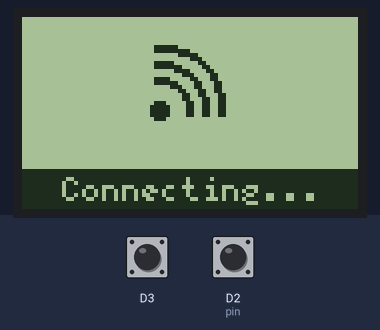
Simulated run of this program. Board: ESP8266 (NodeMCU). Shown: 84×48 one-colour display. The test bench sets the inputs (shaded band); at power-on: D2 (pin) HIGH, D3 HIGH. WiFi joins after 1.5 s; servers stay silent unless stated; network time is answered at once with the bench clock; the local clock reads 2024-03-15 10:24:30 at power-on unless the program sets it.

Above: at 1.2 s.
1.3 s: D2 (pin) pulled LOW for 1 s
At 2.3 s:
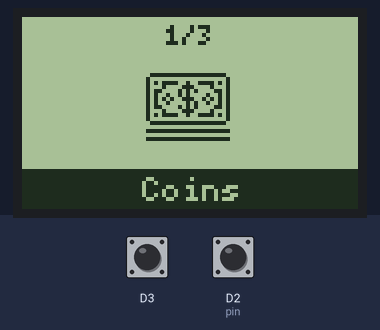
3.8 s: D3 pulled LOW for 0.15 s
At 4.5 s:
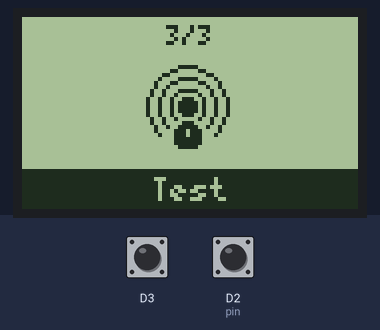
5.4 s: D3 pulled LOW for 1 s
At 6.6 s:
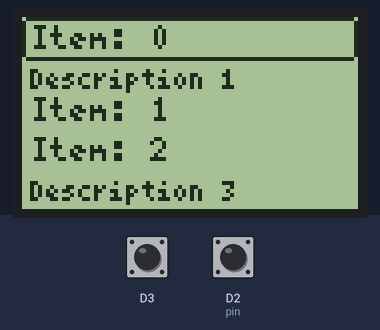
7.9 s: D2 (pin) pulled LOW for 0.15 s
At 8.9 s:
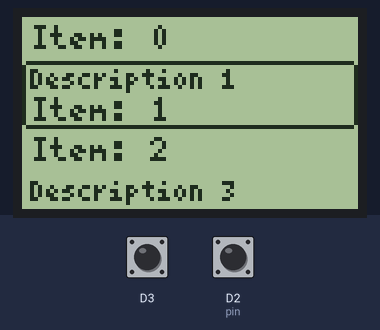
9.5 s: D2 (pin) pulled LOW for 3.2 s
At 11.0 s:
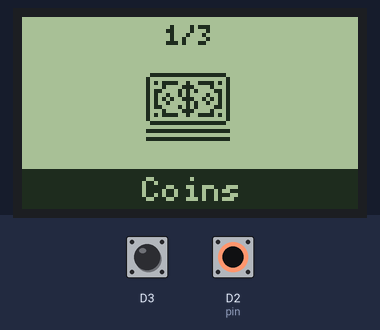
14.2 s: D3 pulled LOW for 3.2 s
At 15.2 s:
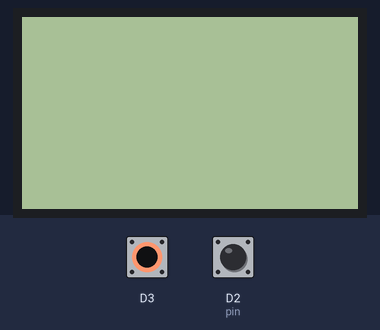
Timing chart, 0 to 17.2 s (numbered marks = the images above; inputs shaded):
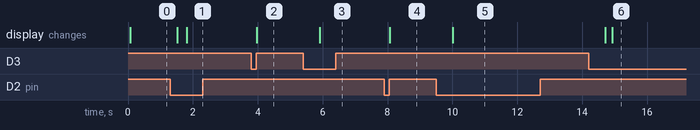

The program:

main.cpp
```cpp
#include <Arduino.h>
#include <ESP8266WiFi.h>
#include "conf.hpp"
#include "ui.hpp"
#include "screens/screens.hpp"
#include "ntptime.hpp"
#include "scheduler.hpp"

void setup() {
  Serial.begin(9600);
  WiFi.begin(AppConfig.WifiName, AppConfig.WifiPassword);
  NtpTime.begin();
  AppUI.begin();
}

void loop() {
  TS.update();
  for (auto &fn : MainLoops) {
    fn();
    yield();
  }
}
```

conf.hpp
```cpp
#pragma once

struct AppConfigType {
  const char* WifiName;
  const char* WifiPassword;
};

const AppConfigType AppConfig = {
  .WifiName = "BachNX",
  .WifiPassword = "idontgiveafuck",
};
```

corelib.hpp
```cpp
#pragma once

#include <memory>
#include <ESP8266WiFi.h>
#include <ESP8266HTTPClient.h>
#include <ArduinoJson.h>

namespace httpc {
  WiFiClient socket;
  String get(const char *url) {
    HTTPClient http_client;
    http_client.begin(socket, url);

    if (http_client.GET() < 0) {
      return "";
    }

    String response = http_client.getString();

    return response;
  }
}

namespace core
{
  struct Coin {
    char name[20];
    char symbol[8];
    double current_price;
  };

  class CoreLib_
  {
    public:
    std::vector<Coin> get_coins() {
      std::vector<Coin> coins;
      String response = httpc::get("http://espstation.app.matmang.xyz/coins");

      if (response.length()) {
        DynamicJsonDocument doc(response.length() * 2);
        deserializeJson(doc, response.c_str());
        coins.reserve(doc.size());
        for (size_t i = 0; i < doc.size(); i++) {
          JsonObject obj = doc[i];
          Coin coin;
          strcpy(coin.name, obj["name"].as<const char*>());
          strcpy(coin.symbol, obj["symbol"].as<const char*>());
          coin.current_price = obj["current_price"].as<double>();
          coins.emplace_back(coin);
        }
      }

      return coins;
    }
  };
}

core::CoreLib_ CoreLib;
```

ntptime.hpp
```cpp
#pragma once

#include <Arduino.h>
#include <WiFiUdp.h>
#include <NTPClient.h>

class NtpTime_
{
private:
  WiFiUDP ntpUdp;
  NTPClient ntp = NTPClient(ntpUdp, 7 * 60 * 60);

  void __tick() {
    ntp.update();
  }

public:
  void begin() {
    ntp.setUpdateInterval(60 * 1000);
    ntp.begin();
    MainLoops.emplace_back([this] { __tick(); });
  }

  String get_time_string() {
    return ntp.getFormattedTime();
  }

  String get_date_string() {
    time_t epoch = ntp.getEpochTime();
    tm *now = localtime(&epoch);
    char buffer[32];
    sprintf(buffer, "%04d-%02d-%02d", now->tm_year + 1900, now->tm_mon + 1, now->tm_mday);

    return String(buffer);
  }
};

NtpTime_ NtpTime;
```

scheduler.hpp
```cpp
#pragma once

#include "TickerScheduler.h"

TickerScheduler TS(8);
std::vector<std::function<void()>> MainLoops;
```

base.hpp
```cpp
#pragma once

#include <memory>
#include <Arduino.h>
#include "ui.hpp"

namespace appui
{
  const uint8_t *get_font_default()
  {
    return u8g2_font_5x7_tf;
  }

  const uint8_t *get_font_small()
  {
    return u8g2_font_4x6_tf;
  }

  const uint8_t *get_font_icon_16()
  {
    return u8g2_font_open_iconic_all_1x_t;
  }

  const uint8_t *get_font_icon_21()
  {
    return u8g2_font_streamline_all_t;
  }

  enum ScreenName
  {
    Loading,
    Menu,
    Coins,
    CoinInfo,
    Test,
  };

  enum KeyCode
  {
    Main,
    Sub,
  };

  class Screen
  {
  protected:
    void update(std::function<void()> inner)
    {
      inner();
      is_dirty = true;
    }

    void draw_title(U8G2 *g, String title)
    {
      g->drawBox(0, g->getHeight() - 10, g->getWidth(), 10);
      g->setDrawColor(0);
      g->drawStr(
          (g->getWidth() - g->getStrWidth(title.c_str())) / 2,
          g->getHeight() - 2,
          title.c_str());
      g->setDrawColor(1);
    }

  public:
    bool is_dirty = true;

    virtual ~Screen(){};
    virtual void mount() {}
    virtual void unmount() {}
    virtual void paint(U8G2 *g) = 0;
    virtual void key_pressed(KeyCode kc, bool is_long) {}
    virtual void on_tick() {}
  };

  typedef std::unique_ptr<std::vector<std::pair<String, String>>> ScreenParams;
  void switch_screen(ScreenName name, ScreenParams = nullptr);

  struct Rect
  {
    int x, y, w, h;

    bool is_empty()
    {
      return x == -1 && y == -1 && w == -1 && h == -1;
    }

    static Rect empty()
    {
      return Rect{-1, -1, -1, -1};
    }

    static Rect zero()
    {
      return Rect{0, 0, 0, 0};
    }
  };

  class Widget
  {
  public:
    virtual ~Widget() {};
    virtual Rect measure(U8G2 *g) { return Rect::empty(); }
    virtual void paint(U8G2 *g, Rect r, bool focused = false) = 0;
    virtual void key_pressed(KeyCode kc, bool is_long){};
  };
}
```

coin_info.hpp
```cpp
#pragma once

#include "base.hpp"
#include "widgets.hpp"

namespace appui
{
  class CoinInfoScreen : public Vlist
  {
  private:
    String symbol;

  public:
    CoinInfoScreen(ScreenParams params): Vlist()
    {
      if (params->front().first != "symbol") {
        return;
      }

      symbol = params->front().second;
      auto tw = std::make_unique<TextWidget>();
      tw->text = symbol;

      items.emplace_back(std::move(tw));
    }

    void key_pressed(KeyCode kc, bool is_long) override {
      if (is_long && kc == KeyCode::Sub) {
        switch_screen(ScreenName::Coins);
        return;
      }

      Vlist::key_pressed(kc, is_long);
    }
  };
}
```

coins.hpp
```cpp
#pragma once

#include "vlist.hpp"
#include "widgets.hpp"
#include "corelib.hpp"

namespace appui
{
  class CoinsScreen : public Vlist
  {
  private:
    const uint32_t FETCH_INTERVAL = 60 * 1000;
    uint32_t last_fetch = 0;
    bool is_fetching = false;
    std::vector<core::Coin> coins;

  public:
    void on_tick() override
    {
      uint32_t now = millis();

      if (is_fetching)
      {
        update([this, now]
               {
                 coins = CoreLib.get_coins();
                 items.clear();
                 items.reserve(coins.size());
                 char buffer[24];
                 for (auto &c : coins)
                 {
                   auto tw = std::make_unique<TextWidget>();
                   sprintf(buffer, "%s (%s)", c.name, c.symbol);
                   tw->sub = String(buffer);
                   sprintf(buffer, "%.4f", c.current_price);
                   tw->text = String(buffer);
                   items.emplace_back(std::move(tw));
                 }
                 is_fetching = false;
               });
        return;
      }

      if (!last_fetch || now - last_fetch >= FETCH_INTERVAL)
      {
        update([this, now]
               {
                 is_fetching = true;
                 last_fetch = now;
               });
        return;
      }
    }

    void paint(U8G2 *g) override
    {
      Vlist::paint(g);
      if (is_fetching)
      {
        draw_title(g, "Fetching...");
      }
    }

    void key_pressed(KeyCode kc, bool is_long) override
    {
      Vlist::key_pressed(kc, is_long);

      if (is_long && kc == KeyCode::Sub)
      {
        switch_screen(ScreenName::Menu);
        return;
      }

      if (is_long && kc == KeyCode::Main) {
        auto params = std::make_unique<std::vector<std::pair<String, String>>>();
        params->emplace_back("symbol", coins[focused_index].symbol);
        switch_screen(ScreenName::CoinInfo, std::move(params));
      }
    }
  };
}
```

loading.hpp
```cpp
#pragma once

#include "base.hpp"
#include "ESP8266WiFi.h"
#include "ntptime.hpp"

namespace appui {
  class LoadingScreen : public Screen
  {
  private:
    bool connected = false;
    char time_now[32], date_now[32];
    uint32_t last_check = 0;
    int page = 0;

  public:
    void paint(U8G2 *g) override
    {
      if (!connected)
      {
        draw_title(g, "Connecting...");
        g->setFont(get_font_icon_21());
        g->drawGlyph((g->getWidth() - 21) / 2, (g->getHeight() - 15 + 21) / 2, 0x01fd);
      }
      else
      {
        draw_title(g, "Connected");
        if (page == 0) {
          g->setCursor(0, g->getMaxCharHeight());
          g->printf("WF:%s", WiFi.SSID().c_str());
          g->setCursor(0, 2 * g->getMaxCharHeight());
          g->printf("IP:%s", WiFi.localIP().toString().c_str());
          g->setCursor(0, 3 * g->getMaxCharHeight());
          g->printf("GW:%s", WiFi.gatewayIP().toString().c_str());
          g->setCursor(0, 4 * g->getMaxCharHeight());
          g->printf("T :%s", time_now);
          g->setCursor(0, 5 * g->getMaxCharHeight());
          g->printf("D :%s", date_now);
        } else if (page == 1) {
          g->setCursor(0, g->getMaxCharHeight());
          g->printf("Free heap: %d", system_get_free_heap_size());
          g->setCursor(0, 2 * g->getMaxCharHeight());
          g->printf("CPU freq : %d", system_get_cpu_freq());
        }
      }
    }

    void on_tick() override
    {
      if (!connected && WiFi.status() == WL_CONNECTED)
      {
        update([this]
               { connected = true; });
      }

      if (connected)
      {
        uint32_t now = millis();
        if (now - last_check >= 1000)
        {
          String time_str = NtpTime.get_time_string();
          String date_str = NtpTime.get_date_string();
          update([this, time_str, date_str, now]
                 {
                   last_check = now;
                   strcpy(time_now, time_str.c_str());
                   strcpy(date_now, date_str.c_str());
                 });
        }
      }
    }

    void key_pressed(KeyCode kc, bool is_long) override
    {
      if (WiFi.status() != WL_CONNECTED)
      {
        return;
      }

      if (is_long && kc == KeyCode::Sub)
      {
        switch_screen(ScreenName::Menu);
        return;
      }

      if (!is_long && kc == KeyCode::Main) {
        update([this] {
          page = (page + 1) % 2;
        });
      }
    }
  };
}
```

menu.hpp
```cpp
#pragma once

#include "base.hpp"

namespace appui {
  struct MenuScreenItem
  {
    const char *title;
    const uint32_t icon;
    const ScreenName screen;
  };

  class MenuScreen : public Screen
  {
  private:
    const std::vector<MenuScreenItem> items = {
        {
            .title = "Coins",
            .icon = 0x0229,
            .screen = ScreenName::Coins,
        },
        {
            .title = "System",
            .icon = 0x01fc,
            .screen = ScreenName::Loading,
        },
        {
            .title = "Test",
            .icon = 0x01ff,
            .screen = ScreenName::Test,
        },
    };
    int current_index = 0;

  public:
    void paint(U8G2 *g) override
    {
      const MenuScreenItem &current = items[current_index];
      draw_title(g, current.title);
      char pos[20];
      sprintf(pos, "%d/%d", current_index + 1, items.size());
      g->setFont(get_font_small());
      g->drawStr((g->getWidth() - g->getStrWidth(pos)) / 2, 7, pos);
      g->setFont(get_font_icon_21());
      g->drawGlyph((g->getWidth() - 21) / 2, (g->getHeight() - 10 + 8 + 21) / 2, current.icon);
    }

    void key_pressed(KeyCode kc, bool is_long) override
    {
      if (is_long && kc == KeyCode::Main)
      {
        switch_screen(items[current_index].screen);
        return;
      }

      if (!is_long)
      {
        switch (kc)
        {
        case KeyCode::Main:
          update([this]
                 { current_index = (current_index - 1 + items.size()) % items.size(); });
          break;
        case KeyCode::Sub:
          update([this]
                 { current_index = (current_index + 1) % items.size(); });
          break;
        }
      }
    }
  };
}
```

screens.hpp
```cpp
#pragma once

#include <memory>
#include <Arduino.h>
#include "ui.hpp"
#include "loading.hpp"
#include "menu.hpp"
#include "coins.hpp"
#include "coin_info.hpp"
#include "test.hpp"

namespace appui
{
  std::unique_ptr<Screen> load_screen(ScreenName name, ScreenParams params = nullptr)
  {
    switch (name)
    {
    case ScreenName::Loading:
      return std::make_unique<LoadingScreen>();

    case ScreenName::Coins:
      return std::make_unique<CoinsScreen>();

    case ScreenName::CoinInfo:
      Serial.println("loading CoinInfoScreen");
      return std::make_unique<CoinInfoScreen>(std::move(params));

    case ScreenName::Menu:
      return std::make_unique<MenuScreen>();

    case ScreenName::Test:
      return std::make_unique<TestScreen>();

    default:
      return nullptr;
    }
  }
}
```

test.hpp
```cpp
#pragma once

#include "vlist.hpp"
#include "widgets.hpp"

namespace appui {
  class TestScreen : public Vlist {
    public:
      TestScreen(): Vlist() {
        for (int i = 0; i < 10; i++) {
          auto tw = new TextWidget();
          tw->text = String() + "Item: " + i;
          if (i % 2 == 1) {
            tw->sub = String() + "Description " + i;
          }
          items.emplace_back(tw);
        }
      }

      void key_pressed(KeyCode kc, bool is_long) override {
        if (is_long && kc == KeyCode::Sub) {
          switch_screen(ScreenName::Menu);
          return;
        }

        Vlist::key_pressed(kc, is_long);
      }
  };
}
```

vlist.hpp
```cpp
#pragma once

#include "base.hpp"

namespace appui
{
  class Vlist : public Screen
  {
  protected:
    std::vector<std::unique_ptr<Widget>> items;
    size_t focused_index = 0;

  public:
    void paint(U8G2 *g) override
    {
      if (items.size() > 0) {
        std::vector<std::pair<int, int>> sizes;
        sizes.reserve(items.size());
        auto rect = Rect::zero();

        for (auto &it : items) {
          rect = it->measure(g);
          auto offset = sizes.empty() ? 0 : sizes.back().first + sizes.back().second;
          sizes.emplace_back(std::make_pair(offset, rect.h));
        }

        if (focused_index >= items.size()) {
          focused_index = items.size() - 1;
        }

        int offset = g->getHeight() / 2 - sizes[focused_index].second / 2 - sizes[focused_index].first;
        if (offset < g->getHeight() - sizes.back().first - sizes.back().second) {
          offset = g->getHeight() - sizes.back().first - sizes.back().second;
        }
        if (offset > 0) {
          offset = 0;
        }
        if (offset + sizes[focused_index].first < 0) {
          offset = -sizes[focused_index].first;
        }
        if (offset + sizes[focused_index].first + sizes[focused_index].second > g->getHeight()) {
          offset = g->getHeight() - sizes[focused_index].first - sizes[focused_index].second;
        }

        rect = Rect::zero();
        rect.w = g->getWidth();
        for (size_t i = 0; i < items.size(); i++) {
          rect.y = offset + sizes[i].first;
          rect.h = sizes[i].second;
          items[i]->paint(g, rect, i == focused_index);
        }
      }
    }

    void key_pressed(KeyCode kc, bool is_long) override {
      if (!is_long) {
        if (kc == KeyCode::Main && focused_index > 0) {
          update([this] {
            focused_index--;
          });
        } else if (kc == KeyCode::Sub && focused_index < items.size() - 1) {
          update([this] {
            focused_index++;
          });
        }
      }
    }
  };
}
```

widgets.hpp
```cpp
#pragma once

#include "base.hpp"

namespace appui
{
  class TextWidget : public Widget
  {
  public:
    String text;
    String sub;
    int32_t icon = -1;

    Rect measure(U8G2 *g) override
    {
      g->setFont(get_font_default());
      auto result = Rect{
          0,
          0,
          g->getWidth(),
          4 + g->getMaxCharHeight(),
      };

      if (!sub.isEmpty()) {
        g->setFont(get_font_small());
        result.h += g->getMaxCharHeight();
      }

      return result;
    }

    void paint(U8G2 *g, Rect r, bool focused) override
    {
      int yoffset = r.y + 1;

      if (!sub.isEmpty()) {
        g->setFont(get_font_small());
        g->drawStr(r.x + 2, yoffset + g->getMaxCharHeight(), sub.c_str());
        yoffset += g->getMaxCharHeight() + 1;
      }

      g->setFont(get_font_default());
      g->drawStr(r.x + 2, yoffset + g->getMaxCharHeight(), text.c_str());
      yoffset += g->getMaxCharHeight();

      if (focused) {
        g->drawRFrame(r.x, r.y, r.w, r.h, 2);
      }
    }
  };
}
```

ui.hpp
```cpp
#pragma once

#include <functional>
#include <Arduino.h>
#include <U8g2lib.h>
#include "extra_fonts.h"
#include "conf.hpp"
#include "scheduler.hpp"
#include "screens/screens.hpp"

namespace appui
{
  struct PinReadState
  {
    int8_t pin;
    KeyCode key_code;
    int32_t low_at = -1;
  };

  class AppUI_
  {
  private:
    bool initialized = false;
    U8G2_PCD8544_84X48_F_4W_HW_SPI u8g2 = U8G2_PCD8544_84X48_F_4W_HW_SPI(U8G2_R2, D8, D0, D1);
    std::vector<PinReadState> pin_reads;
    std::unique_ptr<Screen> screen;

  public:
    AppUI_()
    {
      pin_reads.emplace_back(PinReadState{
          .pin = D2,
          .key_code = KeyCode::Sub,
      });
      pin_reads.emplace_back(PinReadState{
          .pin = D3,
          .key_code = KeyCode::Main,
      });
      screen = load_screen(ScreenName::Loading);
    }

    void begin()
    {
      if (initialized)
      {
        return;
      }

      for (auto &pr : pin_reads)
      {
        pinMode(pr.pin, INPUT_PULLUP);
      }

      u8g2.begin();

      MainLoops.emplace_back([this] { this->__tick(); });
      initialized = true;
    }

    void switch_screen(std::unique_ptr<Screen> next_screen) {
      if (screen) {
        screen->unmount();
      }

      if (next_screen) {
        next_screen->mount();
      }

      screen = std::move(next_screen);
    }

    void dispatch_key_pressed(KeyCode kc, bool is_long)
    {
      if (screen)
      {
        screen->key_pressed(kc, is_long);
      }
    }

  private:
    void __tick()
    {
      int32_t now = millis();
      for (auto &pr : pin_reads)
      {
        int8_t current = digitalRead(pr.pin);
        if (pr.low_at >= 0 && current == HIGH)
        {
          dispatch_key_pressed(pr.key_code, false);
          pr.low_at = -2;
        } else if (pr.low_at >= 0 && current == LOW && now - pr.low_at >= 500) {
          dispatch_key_pressed(pr.key_code, true);
          pr.low_at = -2;
        } else if (pr.low_at == -1 && current == LOW) {
          pr.low_at = now;
        }
        if (current == HIGH) {
          pr.low_at = -1;
        }
      }

      if (screen) {
        screen->on_tick();
      }

      if (screen && screen->is_dirty) {
        u8g2.clearBuffer();
        u8g2.home();
        u8g2.setDrawColor(1);
        u8g2.setFont(u8g2_font_5x7_tf);
        screen->paint(&u8g2);
        u8g2.sendBuffer();
        screen->is_dirty = false;
      }
    }
  };
}

appui::AppUI_ AppUI;

void appui::switch_screen(ScreenName name, ScreenParams params) {
  AppUI.switch_screen(load_screen(name, std::move(params)));
}
```

Source omitted: extra_fonts.h (116503 bytes)

Measured:
- after the input at 1.3 s, the display: first differs from a run without the input after 0.51 s (image 1)
- after the input at 3.8 s, the display: changes after 0.16 s (image 2)
- after the input at 5.4 s, the display: changes after 0.51 s (image 3)
- after the input at 7.9 s, the display: changes after 0.16 s (image 4)
- after the input at 9.5 s, the display: changes after 0.51 s (image 5)
- after the input at 14.2 s, the display: first changes after 0.51 s (image 6 shows a later state)
